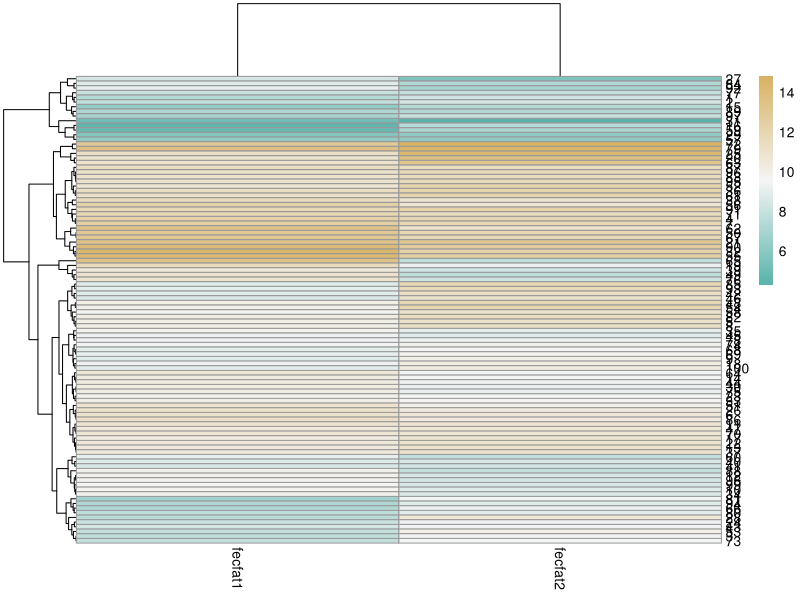
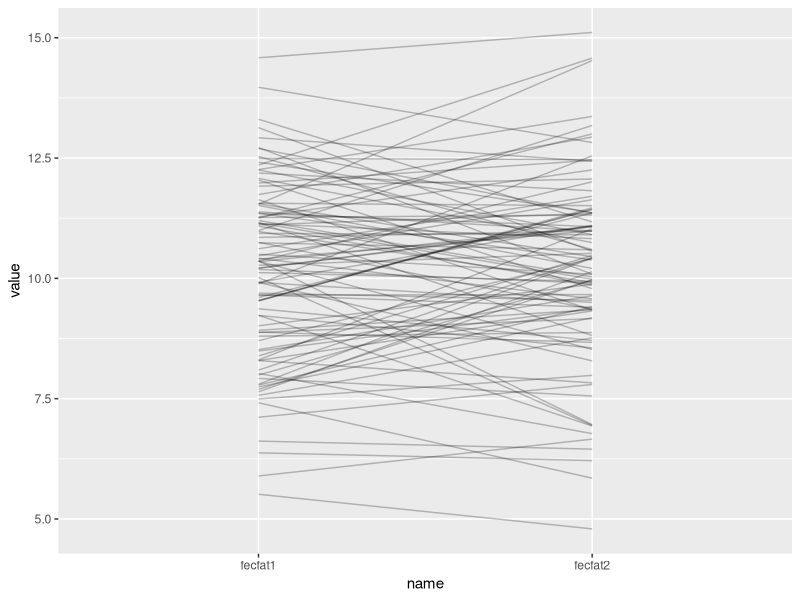
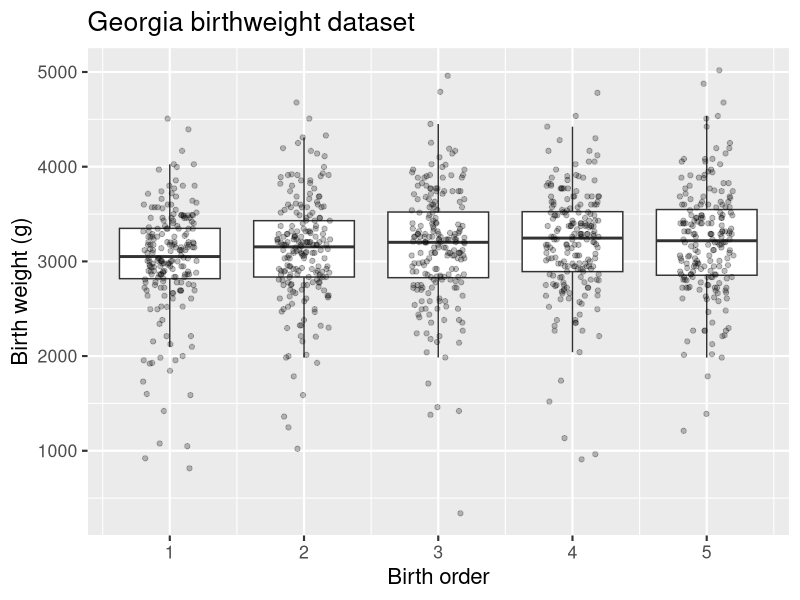
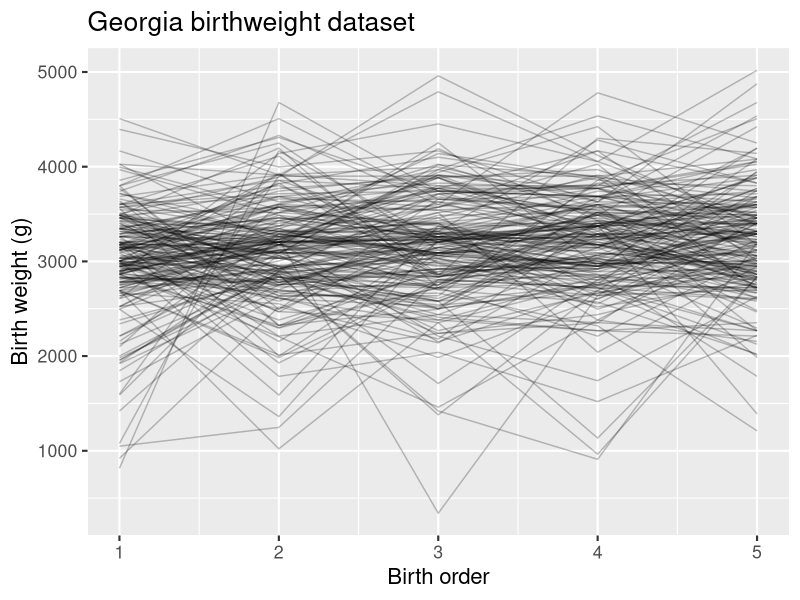
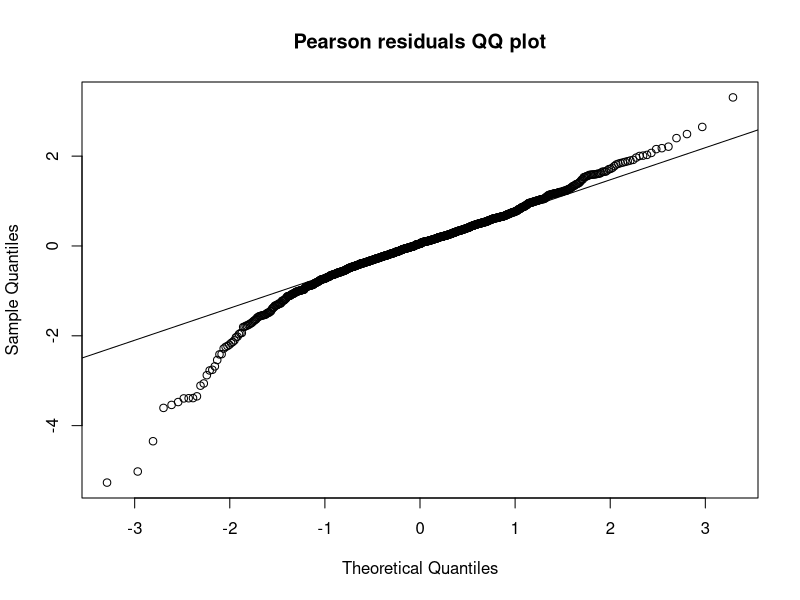
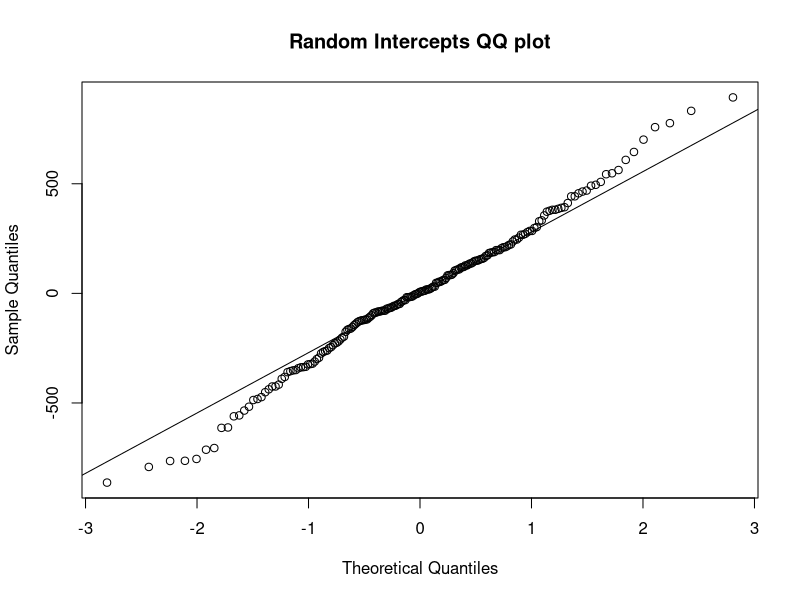
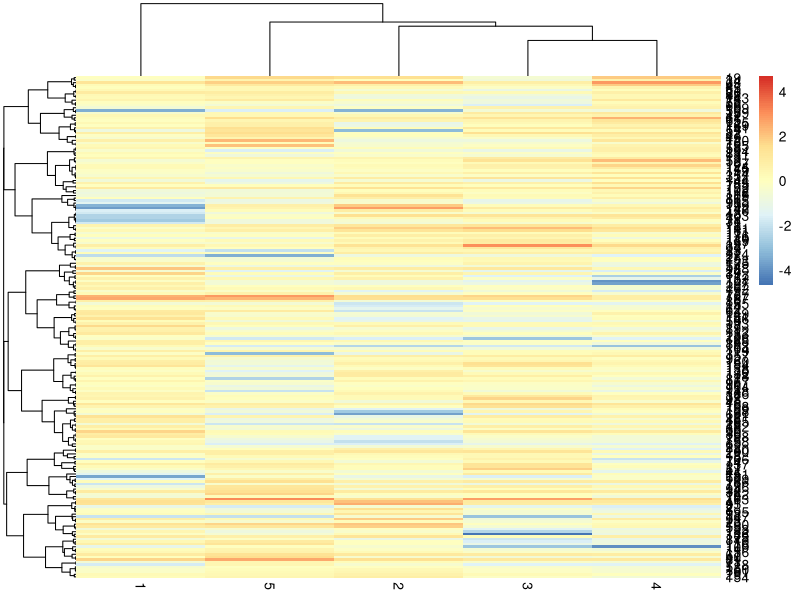

R code for these plots, in order:
## ---- chunk 1
sigma_subj <- sqrt(3)
sigma_resid <- 1
n <- 100
## ---- chunk 2
library(tidyverse)
set.seed(1)  # try a different seed!
df <- tibble(subj_mean = rnorm(n, mean = 10, sd = sigma_subj)) %>%
  mutate(id = factor(1:n)) %>%
  mutate(fecfat1 = rnorm(n, mean = 0, sd = sigma_resid) + subj_mean) %>%
  mutate(fecfat2 = rnorm(n, mean = 0, sd = sigma_resid) + subj_mean)
## ---- chunk 3
simfun <- function(n = 100,
                   sigma_subj = sqrt(3),
                   sigma_resid = 1) {
  library(dplyr)
  df <- tibble(subj_mean = rnorm(n, mean = 10, sd = sigma_subj)) %>%
    mutate(id = factor(1:n)) %>%
    mutate(fecfat1 = rnorm(n, mean = 0, sd = sigma_resid) + subj_mean) %>%
    mutate(fecfat2 = rnorm(n, mean = 0, sd = sigma_resid) + subj_mean)
  return(df)
}
## ---- chunk 4
simfun(n=10, sigma_subj = sqrt(3))
## ---- chunk 5
library(pheatmap)
library(RColorBrewer)
mycol <- rev(colorRampPalette(colors = c('#d8b365','#f5f5f5','#5ab4ac'))(100))
pheatmap(select(simfun(sigma_subj = sqrt(3), sigma_resid = 1), fecfat1:fecfat2), color = mycol)
## ---- chunk 6
library(ggplot2)
set.seed(1)
library(tidyr)
simfun(sigma_subj = sqrt(3), sigma_resid = sqrt(1)) %>%
  pivot_longer(cols = starts_with("fecfat")) %>%
  ggplot(aes(x=name, y=value, group=id)) + geom_line(alpha = 0.25)
## ---- chunk 7
set.seed(1)
df_wide <- simfun(n = 10000, sigma_subj = sqrt(4), sigma_resid = sqrt(1))
df <-  pivot_longer(df_wide, cols = starts_with("fecfat"))
library(nlme)
fit <- lme(value ~ 1, data = df, random = ~1|id)
summary(fit)
intervals(fit)
## ---- chunk 8
2.026972^2 / (2.026972^2 + 0.9988031^2)
ICClme <- function(fit){
  cors <- as.numeric(VarCorr(fit))
  cors[1] / (cors[1] + cors[2])
}
ICClme(fit)
## ---- chunk 9
select(df_wide, starts_with("fec")) %>% cor()
## ---- chunk 10
library(readr)
ga <- read_csv("gababies.csv") %>% 
  mutate(momage = na_if(momage, 99)) %>%
  mutate(agebin = cut(initage, breaks = c(0, 17, 100))) %>% 
  mutate(momid = factor(momid)) %>%
  mutate(lowbrth = recode_factor(lowbrth, `0` = "normal", `1` = "low"))
## ---- chunk 11
ggplot(ga, aes(x = birthord, y=bweight, group = birthord)) + 
  geom_boxplot(outlier.shape = NA) +
  geom_jitter(width=0.2, alpha = 0.25) +
  labs(title = "Georgia birthweight dataset") +
  xlab("Birth order") + ylab("Birth weight (g)") +
  theme_grey(base_size = 16)
## ---- chunk 12
ggplot(ga, aes(x=birthord, y = bweight, group = momid)) +
  geom_line(alpha = 0.25) +
  labs(title = "Georgia birthweight dataset") +
  xlab("Birth order") + ylab("Birth weight (g)") +
  theme_grey(base_size = 16)
## ---- chunk 13
library(nlme)
gafit1 <- lme(bweight ~ birthord, data = ga, random = ~1|momid)
intervals(gafit1)
## ---- chunk 14
qqnorm(residuals(gafit1, type = "pearson"), main = "Pearson residuals QQ plot")
qqline(residuals(gafit1, type = "pearson"))
qqnorm(ranef(gafit1)[, 1], main = "Random Intercepts QQ plot")
qqline(ranef(gafit1)[, 1])
## ---- chunk 15
gafit2 <- lme(bweight ~ birthord*agebin, data = ga, random = ~1|momid)
summary(gafit2)
## ---- chunk 16
gafit3 <- lme(bweight ~ birthord*initwght, data = ga, random = ~1|momid)
summary(gafit3)
## ---- chunk 17
library(gee)
gagee1 <- gee(bweight ~ birthord*agebin, data = ga, id = momid, corstr = "unstructured")
summary(gagee1)
## ---- chunk 18
gagee2 <- gee(bweight ~ birthord*initwght, data = ga, id = momid, corstr = "unstructured")
summary(gagee2)
## ---- chunk 19
pivot_wider(ga, values_from = bweight, names_from=birthord, id_cols = momid) %>%
  select(-momid) %>%
  pheatmap(clustering_distance_rows = "correlation", clustering_distance_cols = "correlation", scale = "column")
